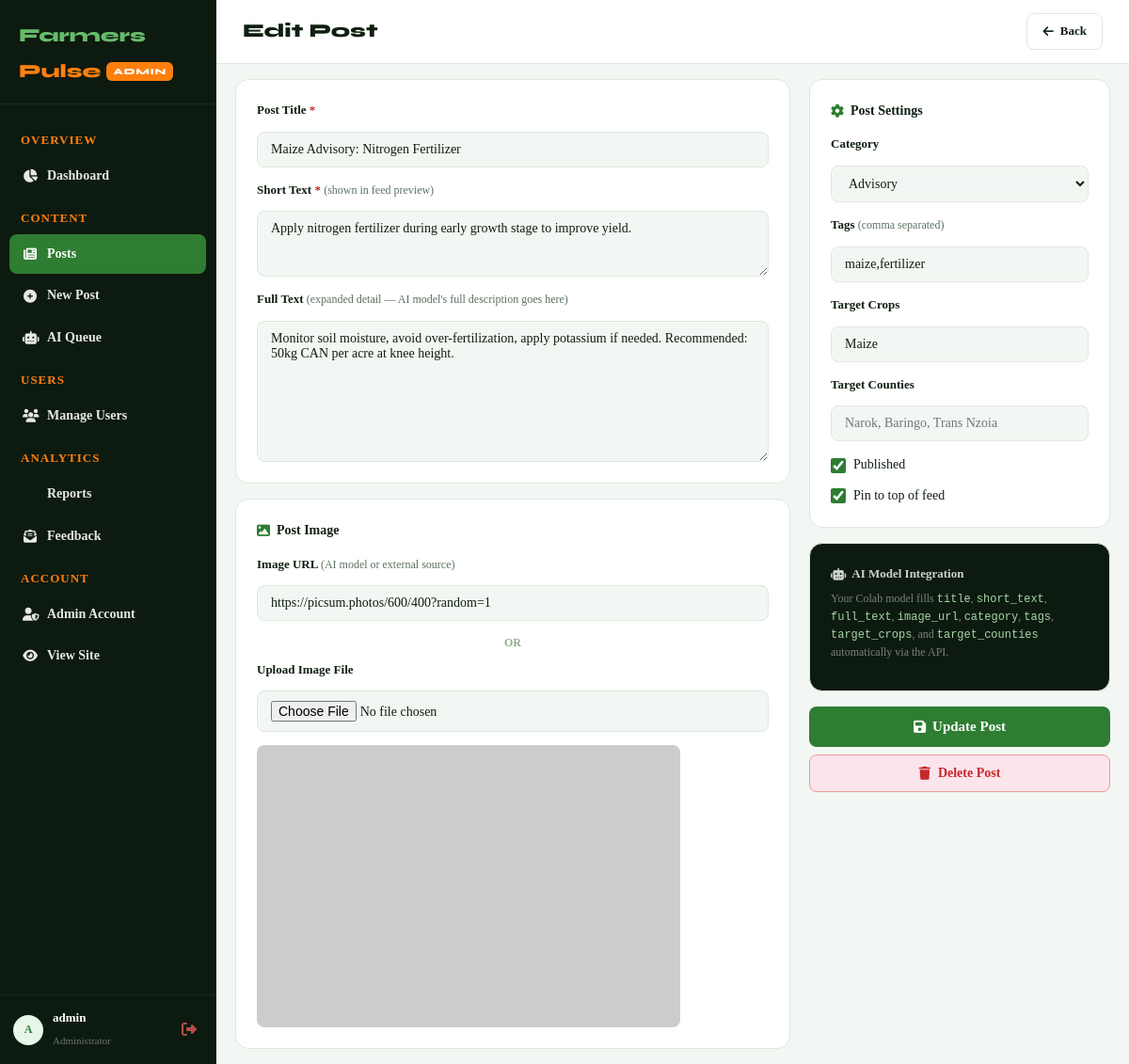
Page /admin/posts/edit/1 (signed in) on the committed database.
### tables this page shows
CREATE TABLE users (
        id INTEGER PRIMARY KEY AUTOINCREMENT,
        username TEXT UNIQUE NOT NULL,
        email TEXT UNIQUE NOT NULL,
        password TEXT NOT NULL,
        role TEXT DEFAULT 'farmer',
        full_name TEXT DEFAULT '',
        phone TEXT DEFAULT '',
        county TEXT DEFAULT '',
        crop_types TEXT DEFAULT '',
        farm_size TEXT DEFAULT '',
        bio TEXT DEFAULT '',
        profile_pic TEXT DEFAULT '',
        is_active INTEGER DEFAULT 1,
        is_banned INTEGER DEFAULT 0,
        ban_reason TEXT DEFAULT '',
        created_at TEXT DEFAULT (datetime('now')),
        last_login TEXT
    );

CREATE TABLE posts (
        id INTEGER PRIMARY KEY AUTOINCREMENT,
        title TEXT NOT NULL,
        short_text TEXT NOT NULL,
        full_text TEXT DEFAULT '',
        image_url TEXT DEFAULT '',
        category TEXT DEFAULT 'advisory',
        tags TEXT DEFAULT '',
        target_crops TEXT DEFAULT '',
        target_counties TEXT DEFAULT '',
        source TEXT DEFAULT 'manual',
        is_published INTEGER DEFAULT 1,
        is_pinned INTEGER DEFAULT 0,
        user_id INTEGER NOT NULL,
        created_at TEXT DEFAULT (datetime('now')),
        updated_at TEXT DEFAULT (datetime('now'))
    );

### app.py (the view, shortened to what this page needs)
@app.route("/admin/posts/edit/<int:pid>",methods=["GET","POST"])
@login_required
@admin_required
def admin_edit_post(pid):
    conn=get_db(); post=conn.execute("SELECT * FROM posts WHERE id=?",(pid,)).fetchone()
    if not post: conn.close(); return redirect(url_for("admin_posts"))
    conn.close(); return render_template("admin_post_form.html",post=post)

### app.py (called while the page is built)
def get_db():
    if not os.path.exists("database"):
        os.makedirs("database")
    conn = sqlite3.connect(DATABASE)
    conn.row_factory = sqlite3.Row
    conn.execute("PRAGMA foreign_keys = ON")
    return conn

def login_required(f):
    @wraps(f)
    def dec(*a,**k):
        if "user_id" not in session: return redirect(url_for("login"))
        return f(*a,**k)
    return dec

def admin_required(f):
    @wraps(f)
    def dec(*a,**k):
        if "user_id" not in session or session.get("role")!="admin":
            flash("Admin access required.","error"); return redirect(url_for("dashboard"))
        return f(*a,**k)
    return dec

def current_user():
    if "user_id" not in session: return None
    conn=get_db(); u=conn.execute("SELECT * FROM users WHERE id=?",(session["user_id"],)).fetchone(); conn.close(); return u

@app.context_processor
def inject_globals():
    u=current_user(); unread=0; pending_ai=0; unread_feedback=0
    if u:
        conn=get_db()
        unread=conn.execute("SELECT COUNT(*) FROM notifications WHERE user_id=? AND is_read=0",(u["id"],)).fetchone()[0]
        if u["role"]=="admin":
            pending_ai=conn.execute("SELECT COUNT(*) FROM posts WHERE is_published=0 AND source='ai_model'").fetchone()[0]
            unread_feedback=conn.execute("SELECT COUNT(*) FROM feedback WHERE status='unread'").fetchone()[0]
        conn.close()
    return dict(current_user=u,unread_count=unread,pending_ai_count=pending_ai,unread_feedback=unread_feedback)

### templates/admin_post_form.html (shortened to what this page needs)
{% extends "base.html" %}
{% block body_class %}admin-body{% endblock %}
{% block extra_css %}
<link rel="stylesheet" href="{{ url_for('static', filename='css/admin.css') }}">{% endblock %}
{% block content %}
<div class="admin-layout">
  {% include '_admin_sidebar.html' %}
  <div class="admin-main">
    <header class="admin-topbar">
      <div class="admin-topbar-title">
        <h1>{{ 'Edit Post' if post else 'Create New Post' }}</h1>
      </div>
      <div class="admin-topbar-right"><a href="{{ url_for('admin_posts') }}" class="btn-admin-outline"><i
            class="fas fa-arrow-left"></i> Back</a></div>
    </header>
    <div class="admin-content">
      <form method="POST" enctype="multipart/form-data">
        <div class="post-form-grid">
          <div class="post-form-main">
            <div class="form-card">
              <div class="form-group"><label>Post Title <span class="req">*</span></label><input type="text"
                  name="title" value="{{ post['title'] if post else '' }}"
                  placeholder="Enter a clear, descriptive title" required></div>
              <div class="form-group"><label>Short Text <span class="req">*</span> <span class="hint">(shown in feed
                    preview)</span></label><textarea name="short_text" rows="3"
                  placeholder="Brief summary shown in the feed..."
                  required>{{ post['short_text'] if post else '' }}</textarea></div>
              <div class="form-group"><label>Full Text <span class="hint">(expanded detail — AI model's full description
                    goes here)</span></label><textarea name="full_text" rows="8"
                  placeholder="Full article content shown when user clicks 'Read more'...">{{ post['full_text'] if post else '' }}</textarea>
              </div>
            </div>
            <div class="form-card">
              <h3 class="form-section-title"><i class="fas fa-image"></i> Post Image</h3>
              <div class="form-group"><label>Image URL <span class="hint">(AI model or external
                    source)</span></label><input type="text" name="image_url"
                  value="{{ post['image_url'] if post else '' }}" placeholder="https://..." id="imageUrlInput"></div>
              <div class="form-divider">OR</div>
              <div class="form-group"><label>Upload Image File</label><input type="file" name="image_file"
                  accept="image/*" onchange="previewPostImg(this)"></div>
              <div id="imgPreviewBox"
                style="{% if post and post['image_url'] %}display:block{% else %}display:none{% endif %};">
                <img id="imgPreview" src="{{ post['image_url'] if post else '' }}"
                  style="max-width:100%;border-radius:8px;margin-top:10px;max-height:300px;object-fit:cover;">
              </div>
            </div>
          </div>
          <div class="post-form-sidebar">
            <div class="form-card">
              <h3 class="form-section-title"><i class="fas fa-cog"></i> Post Settings</h3>
              <div class="form-group"><label>Category</label>
                <select name="category">
                  {% for c in ['advisory','market','weather','pest','livestock'] %}
                  <option value="{{ c }}" {% if post and post['category']==c %}selected{% elif not post and
                    c=='advisory' %}selected{% endif %}>{{ c.title() }}</option>
                  {% endfor %}
                </select>
              </div>
              <div class="form-group"><label>Tags <span class="hint">(comma separated)</span></label><input type="text"
                  name="tags" value="{{ post['tags'] if post else '' }}" placeholder="maize, fertilizer, advisory">
              </div>
              <div class="form-group"><label>Target Crops</label><input type="text" name="target_crops"
                  value="{{ post['target_crops'] if post else '' }}" placeholder="Maize, Wheat, Beans"></div>
              <div class="form-group"><label>Target Counties</label><input type="text" name="target_counties"
                  value="{{ post['target_counties'] if post else '' }}" placeholder="Narok, Baringo, Trans Nzoia"></div>
              <div class="form-check-group">
                <label class="checkbox-label-admin"><input type="checkbox" name="is_published" {% if not post or
                    post['is_published'] %}checked{% endif %}> <span>Published</span></label>
                <label class="checkbox-label-admin"><input type="checkbox" name="is_pinned" {% if post and
                    post['is_pinned'] %}checked{% endif %}> <span>Pin to top of feed</span></label>
              </div>
            </div>
            <div class="form-card ai-hint-card">
              <h4><i class="fas fa-robot"></i> AI Model Integration</h4>
              <p>Your Colab model fills <code>title</code>, <code>short_text</code>, <code>full_text</code>,
                <code>image_url</code>, <code>category</code>, <code>tags</code>, <code>target_crops</code>, and
                <code>target_counties</code> automatically via the API.</p>
            </div>
            <div class="form-submit-group">
              <button type="submit" class="btn-admin-primary btn-full"><i class="fas fa-save"></i> {{ 'Update Post' if
                post else 'Create Post' }}</button>
              {% if post %}
              <form method="POST" action="{{ url_for('admin_delete_post', pid=post['id']) }}"
                onsubmit="return confirm('Permanently delete this post?')" style="margin-top:0;">
                <button type="submit" class="btn-danger-full"><i class="fas fa-trash"></i> Delete Post</button>
              </form>
              {% endif %}
            </div>
          </div>
        </div>
      </form>
    </div>
  </div>
</div>
{% endblock %}

### templates/_admin_sidebar.html (shortened to what this page needs)
<aside class="admin-sidebar" id="adminSidebar">
  <div class="admin-sidebar-logo">
    <span class="logo-green">Farmers</span><span class="logo-orange">Pulse</span>
    <span class="admin-badge">ADMIN</span>
  </div>
  <nav class="admin-nav">
    <div class="nav-section-label">Overview</div>
    <a href="{{ url_for('admin_dashboard') }}"
      class="admin-nav-item {% if request.endpoint=='admin_dashboard' %}active{% endif %}"><i
        class="fas fa-chart-pie"></i><span>Dashboard</span></a>
    <div class="nav-section-label">Content</div>
    <a href="{{ url_for('admin_posts') }}"
      class="admin-nav-item {% if request.endpoint in ['admin_posts','admin_edit_post','admin_create_post'] %}active{% endif %}"><i
        class="fas fa-newspaper"></i><span>Posts</span></a>
    <a href="{{ url_for('admin_create_post') }}"
      class="admin-nav-item {% if request.endpoint=='admin_create_post' %}active{% endif %}"><i
        class="fas fa-plus-circle"></i><span>New Post</span></a>
    <a href="{{ url_for('admin_pending_posts') }}"
      class="admin-nav-item {% if request.endpoint=='admin_pending_posts' %}active{% endif %}">
      <i class="fas fa-robot"></i><span>AI Queue </span>
    </a>
    <div class="nav-section-label">Users</div>
    <a href="{{ url_for('admin_users') }}"
      class="admin-nav-item {% if request.endpoint in ['admin_users','admin_edit_user'] %}active{% endif %}"><i
        class="fas fa-users"></i><span>Manage Users</span></a>
    <div class="nav-section-label">Analytics</div>
    <a href="{{ url_for('admin_reports') }}"
      class="admin-nav-item {% if request.endpoint=='admin_reports' %}active{% endif %}"><span>Reports</span></a>
    <a href="{{ url_for('admin_feedback') }}"
      class="admin-nav-item {% if request.endpoint=='admin_feedback' %}active{% endif %}">
      <i class="fas fa-envelope-open-text"></i><span>Feedback </span>
    </a>
    <div class="nav-section-label">Account</div>
    <a href="{{ url_for('admin_account') }}"
      class="admin-nav-item {% if request.endpoint=='admin_account' %}active{% endif %}"><i
        class="fas fa-user-shield"></i><span>Admin Account</span></a>
    <a href="{{ url_for('dashboard') }}" class="admin-nav-item"><i class="fas fa-eye"></i><span>View Site</span></a>
  </nav>
  <div class="admin-sidebar-footer">
    <div class="admin-user-chip">
      <div class="avatar-sm-tbl">{{ current_user['username'][0].upper() }}</div>
      <div><strong>{{ current_user['username'] }}</strong><span>Administrator</span></div>
    </div>
    <a href="{{ url_for('logout') }}" class="admin-logout"><i class="fas fa-sign-out-alt"></i></a>
  </div>
</aside>

### static/css/main.css (style rules this page uses)
:root { --green: #2e7d32; --green-light: #43a047; --green-dark: #1b5e20; --green-soft: rgba(46, 125, 50, 0.08); --orange: #ff7f0e; --orange-dark: #e65100; --orange-soft: rgba(255, 127, 14, 0.10); --bg: #f3f7f3; --surface: #ffffff; --surface2: #f0f4f0; --border: #dde8dd; --border-light: #eef4ee; --text: #0f1f10; --text-muted: #5a7260; --text-light: #8faa90; --sidebar-bg: #0d1a0f; --sidebar-text: #c8e0ca; --radius: 12px; --radius-sm: 8px; --radius-lg: 18px; --shadow: 0 2px 12px rgba(0, 0, 0, 0.07); --shadow-md: 0 4px 24px rgba(0, 0, 0, 0.10); --shadow-lg: 0 8px 40px rgba(0, 0, 0, 0.14); --tr: 0.2s ease; --font: 'Times New Roman', Times, serif; --font-display: 'Syne', 'Times New Roman', serif; }
*, *::before, *::after { box-sizing: border-box; margin: 0; padding: 0; }
html { scroll-behavior: smooth; }
body { font-family: var(--font); font-size: 15px; color: var(--text); background: var(--bg); line-height: 1.6; -webkit-font-smoothing: antialiased; }
a { color: inherit; text-decoration: none; }
img { max-width: 100%; display: block; }
input, select, textarea, button { font-family: var(--font); }
.logo-green { color: #66bb6a; }
.logo-orange { color: var(--orange); }
.form-group { display: flex; flex-direction: column; gap: 6px; }
.form-group label { font-size: 13px; font-weight: 700; color: var(--text); }
.hint { font-weight: 400; color: var(--text-muted); font-size: 12px; }
.form-group input, .form-group select, .form-group textarea { padding: 10px 14px; border: 1.5px solid var(--border); border-radius: var(--radius-sm); font-size: 14px; background: var(--bg); color: var(--text); outline: none; transition: border-color var(--tr); font-family: var(--font); }
.req { color: #c62828; }

### rows in the picture
users: username "A", username "admin"
posts: title "Maize Advisory: Nitrogen Fertilizer", short_text "Apply nitrogen fertilizer during early growth stage to improve yield.", full_text "Monitor soil moisture, avoid over-fertilization, apply potassium if needed. Recommended: 50kg CAN per acre at knee height.", image_url "https://picsum.photos/600/400?random=1", category "Advisory", tags "maize,fertilizer", target_crops "Maize", is_published "☑", is_pinned "☑"

### other values in the picture
{{ 'Edit Post' if post else 'Create New Post' }} "Edit Post"
{{ 'Update Post' if
                post else 'Create Post' }} "Update Post"
